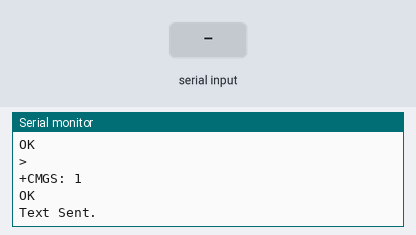
Bench run of a sketch on a simulated ESP8266 (NodeMCU). Parts: the last lines printed to the serial monitor. The inputs (shaded band) are chosen by the test bench. The modem accepts every AT command (registered, SIM ready, sends succeed) and sends nothing else.

Above: at 6.7 s.
6.8 s: "1" received over the second serial link
At 8.0 s:
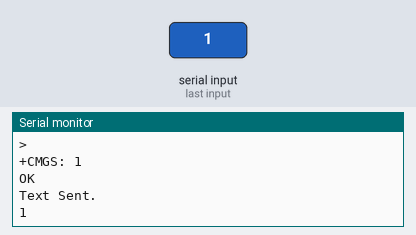
8.5 s: "0" received over the second serial link
At 9.2 s:
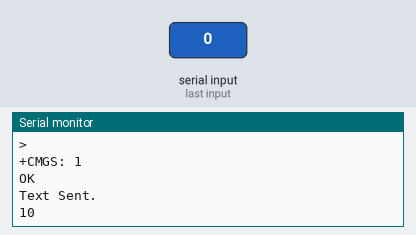

Measured:
- after the input at 6.8 s, the serial monitor: prints a new line after 0.21 s (image 1)
- after the input at 8.5 s, the serial monitor: prints a new line at once (image 2)

The sketch:

sim800L_working.ino
```cpp
#include <SoftwareSerial.h>

//Create software serial object to communicate with SIM800L
SoftwareSerial mySerial(D7, D8); //SIM800L Tx & Rx is connected to Arduino #3 & #2

void setup()
{
  //Begin serial communication with Arduino and Arduino IDE (Serial Monitor)
  Serial.begin(9600);

  //Begin serial communication with Arduino and SIM800L
  mySerial.begin(9600);

  Serial.println("Initializing...");
  delay(1000);

  mySerial.println("AT"); //Once the handshake test is successful, it will back to OK
  updateSerial();
  mySerial.println("AT+CSQ"); //Signal quality test, value range is 0-31 , 31 is the best
  updateSerial();
  mySerial.println("AT+CCID"); //Read SIM information to confirm whether the SIM is plugged
  updateSerial();
  mySerial.println("AT+CREG?"); //Check whether it has registered in the network
  updateSerial();

  Serial.println("Sending SMS...");

  mySerial.print("AT+CMGF=1\r");
  updateSerial();
  mySerial.print("AT+CMGS=\"+917306033200\"\r");  //Your phone number don't forget to include your country code, example +212123456789"
  updateSerial();
  mySerial.print("CHILD MONITORING SYSTEM : Child not in range");       //This is the text to send to the phone number, don't make it too long or you have to modify the SoftwareSerial buffer
  updateSerial();
  mySerial.print((char)26);// (required according to the datasheet)
  updateSerial();
  Serial.println();
  Serial.println("Text Sent.");
  delay(500);
}

void loop()
{
  updateSerial();
}

void updateSerial()
{
  delay(500);
  while (Serial.available())
  {
    mySerial.write(Serial.read());//Forward what Serial received to Software Serial Port
  }
  while(mySerial.available())
  {
    Serial.write(mySerial.read());//Forward what Software Serial received to Serial Port
  }
}
```
